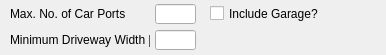
                  <widget class="QWidget" name="res_paramfield3" native="true">
                   <property name="sizePolicy">
                    <sizepolicy hsizetype="Preferred" vsizetype="Fixed">
                     <horstretch>0</horstretch>
                     <verstretch>55</verstretch>
                    </sizepolicy>
                   </property>
                   <property name="minimumSize">
                    <size>
                     <width>369</width>
                     <height>55</height>
                    </size>
                   </property>
                   <property name="maximumSize">
                    <size>
                     <width>16777215</width>
                     <height>55</height>
                    </size>
                   </property>
                   <widget class="QLabel" name="w_driveway_min_lbl">
                    <property name="geometry">
                     <rect>
                      <x>10</x>
                      <y>30</y>
                      <width>140</width>
                      <height>20</height>
                     </rect>
                    </property>
                    <property name="text">
                     <string>Minimum Driveway Width [m]</string>
                    </property>
                   </widget>
                   <widget class="QLabel" name="carports_max_lbl">
                    <property name="geometry">
                     <rect>
                      <x>10</x>
                      <y>4</y>
                      <width>140</width>
                      <height>20</height>
                     </rect>
                    </property>
                    <property name="text">
                     <string>Max. No. of Car Ports</string>
                    </property>
                   </widget>
                   <widget class="QLineEdit" name="carports_max_box">
                    <property name="geometry">
                     <rect>
                      <x>155</x>
                      <y>4</y>
                      <width>41</width>
                      <height>20</height>
                     </rect>
                    </property>
                    <property name="text">
                     <string/>
                    </property>
                   </widget>
                   <widget class="QCheckBox" name="garage_incl_box">
                    <property name="geometry">
                     <rect>
                      <x>210</x>
                      <y>5</y>
                      <width>167</width>
                      <height>17</height>
                     </rect>
                    </property>
                    <property name="text">
                     <string>Include Garage?</string>
                    </property>
                   </widget>
                   <widget class="QLineEdit" name="w_driveway_min_box">
                    <property name="geometry">
                     <rect>
                      <x>155</x>
                      <y>30</y>
                      <width>41</width>
                      <height>20</height>
                     </rect>
                    </property>
                    <property name="text">
                     <string/>
                    </property>
                   </widget>
                  </widget>
